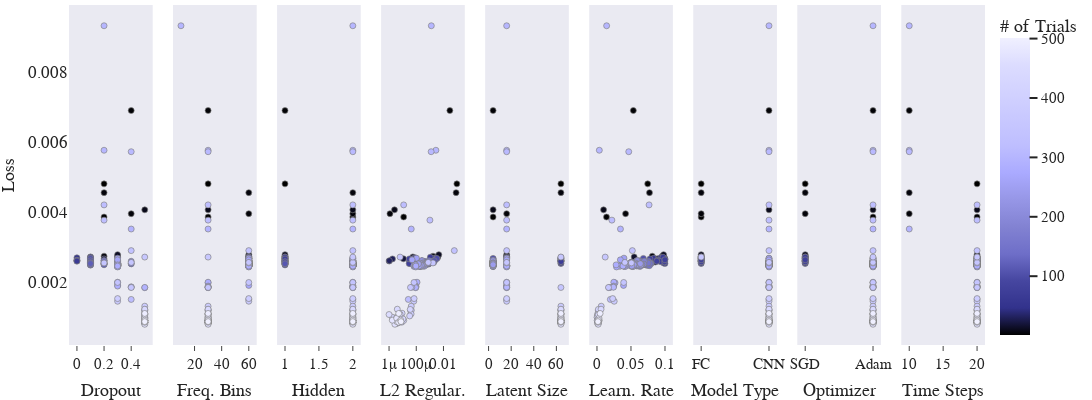

The notebook cell saved with this chart:
### Code cell
imp.reload(cplot)
fig=cplot.get_slice_plot(study,objective_value="Loss")
fig.update_layout(
    autosize=False,title_text='Loss vs Hyper-Parameter Slice Plot',title=None, title_x=0.5, title_y=0.98,
    template="seaborn",
    width=1100,height=400,
    font_family="Times New Roman",
    font_size=15,
    title_font_family="Times New Roman",
    title_font_size=30,
    margin=dict(l=0, t=5,r=1,  b=10),                                   
    )

fig.update_xaxes(showgrid=False,zeroline=False,tickangle=0, tickfont=dict(size=15),)

fig.update_yaxes(showgrid=False,tickangle=0, tickfont=dict(size=17),)

fig.update_traces(marker=dict(colorscale=icy))

with open("slice_plotround2.pdf", "wb") as f:
    f.write(scope.transform(fig, format="pdf", width=1100,height=420,))

fig

### Figure 1 — Plotly figure (JSON) as saved in the notebook; plotly's stock layout.template omitted (floating-point values rounded to 4 significant figures; data arrays with more than 128 entries replaced by an {"elided": "..."} marker saying what was removed)
{"data": [{"marker": {"color": {"elided": "208 int values"}, "colorbar": {"title": {"text": "# of Trials"}, "x": 1, "xpad": 15, "y": 0.5}, "colorscale": [[0, "rgb(0, 0, 0)"], [0.09091, "rgb(50,50,140)"], [0.1818, "rgb(70,70,160)"], [0.2727, "rgb(110,110,200)"], [0.3636, "rgb(130,130,210)"], [0.4545, "rgb(150,150,230)"], [0.5455, "rgb(170,170,255)"], [0.6364, "rgb(190,190,255)"], [0.7273, "rgb(200,200,255)"], [0.8182, "rgb(210,210,255)"], [0.9091, "rgb(220,220,255)"], [1, "rgb(240,240,255)"]], "line": {"color": "grey", "width": 0.65}, "showscale": true}, "mode": "markers", "showlegend": false, "type": "scatter", "x": {"elided": "208 float values"}, "xaxis": "x", "y": {"elided": "208 float values"}, "yaxis": "y"}, {"marker": {"color": {"elided": "208 int values"}, "colorbar": {"title": {"text": "# of Trials"}, "x": 1, "xpad": 15}, "colorscale": [[0, "rgb(0, 0, 0)"], [0.09091, "rgb(50,50,140)"], [0.1818, "rgb(70,70,160)"], [0.2727, "rgb(110,110,200)"], [0.3636, "rgb(130,130,210)"], [0.4545, "rgb(150,150,230)"], [0.5455, "rgb(170,170,255)"], [0.6364, "rgb(190,190,255)"], [0.7273, "rgb(200,200,255)"], [0.8182, "rgb(210,210,255)"], [0.9091, "rgb(220,220,255)"], [1, "rgb(240,240,255)"]], "line": {"color": "grey", "width": 0.65}, "showscale": false}, "mode": "markers", "showlegend": false, "type": "scatter", "x": {"elided": "208 int values"}, "xaxis": "x2", "y": {"elided": "208 float values"}, "yaxis": "y2"}, {"marker": {"color": {"elided": "208 int values"}, "colorbar": {"title": {"text": "# of Trials"}, "x": 1, "xpad": 15}, "colorscale": [[0, "rgb(0, 0, 0)"], [0.09091, "rgb(50,50,140)"], [0.1818, "rgb(70,70,160)"], [0.2727, "rgb(110,110,200)"], [0.3636, "rgb(130,130,210)"], [0.4545, "rgb(150,150,230)"], [0.5455, "rgb(170,170,255)"], [0.6364, "rgb(190,190,255)"], [0.7273, "rgb(200,200,255)"], [0.8182, "rgb(210,210,255)"], [0.9091, "rgb(220,220,255)"], [1, "rgb(240,240,255)"]], "line": {"color": "grey", "width": 0.65}, "showscale": false}, "mode": "markers", "showlegend": false, "type": "scatter", "x": {"elided": "208 int values"}, "xaxis": "x3", "y": {"elided": "208 float values"}, "yaxis": "y3"}, {"marker": {"color": {"elided": "208 int values"}, "colorbar": {"title": {"text": "# of Trials"}, "x": 1, "xpad": 15}, "colorscale": [[0, "rgb(0, 0, 0)"], [0.09091, "rgb(50,50,140)"], [0.1818, "rgb(70,70,160)"], [0.2727, "rgb(110,110,200)"], [0.3636, "rgb(130,130,210)"], [0.4545, "rgb(150,150,230)"], [0.5455, "rgb(170,170,255)"], [0.6364, "rgb(190,190,255)"], [0.7273, "rgb(200,200,255)"], [0.8182, "rgb(210,210,255)"], [0.9091, "rgb(220,220,255)"], [1, "rgb(240,240,255)"]], "line": {"color": "grey", "width": 0.65}, "showscale": false}, "mode": "markers", "showlegend": false, "type": "scatter", "x": {"elided": "208 float values"}, "xaxis": "x4", "y": {"elided": "208 float values"}, "yaxis": "y4"}, {"marker": {"color": {"elided": "208 int values"}, "colorbar": {"title": {"text": "# of Trials"}, "x": 1, "xpad": 15}, "colorscale": [[0, "rgb(0, 0, 0)"], [0.09091, "rgb(50,50,140)"], [0.1818, "rgb(70,70,160)"], [0.2727, "rgb(110,110,200)"], [0.3636, "rgb(130,130,210)"], [0.4545, "rgb(150,150,230)"], [0.5455, "rgb(170,170,255)"], [0.6364, "rgb(190,190,255)"], [0.7273, "rgb(200,200,255)"], [0.8182, "rgb(210,210,255)"], [0.9091, "rgb(220,220,255)"], [1, "rgb(240,240,255)"]], "line": {"color": "grey", "width": 0.65}, "showscale": false}, "mode": "markers", "showlegend": false, "type": "scatter", "x": {"elided": "208 int values"}, "xaxis": "x5", "y": {"elided": "208 float values"}, "yaxis": "y5"}, {"marker": {"color": {"elided": "208 int values"}, "colorbar": {"title": {"text": "# of Trials"}, "x": 1, "xpad": 15}, "colorscale": [[0, "rgb(0, 0, 0)"], [0.09091, "rgb(50,50,140)"], [0.1818, "rgb(70,70,160)"], [0.2727, "rgb(110,110,200)"], [0.3636, "rgb(130,130,210)"], [0.4545, "rgb(150,150,230)"], [0.5455, "rgb(170,170,255)"], [0.6364, "rgb(190,190,255)"], [0.7273, "rgb(200,200,255)"], [0.8182, "rgb(210,210,255)"], [0.9091, "rgb(220,220,255)"], [1, "rgb(240,240,255)"]], "line": {"color": "grey", "width": 0.65}, "showscale": false}, "mode": "markers", "showlegend": false, "type": "scatter", "x": {"elided": "208 float values"}, "xaxis": "x6", "y": {"elided": "208 float values"}, "yaxis": "y6"}, {"marker": {"color": {"elided": "208 int values"}, "colorbar": {"title": {"text": "# of Trials"}, "x": 1, "xpad": 15}, "colorscale": [[0, "rgb(0, 0, 0)"], [0.09091, "rgb(50,50,140)"], [0.1818, "rgb(70,70,160)"], [0.2727, "rgb(110,110,200)"], [0.3636, "rgb(130,130,210)"], [0.4545, "rgb(150,150,230)"], [0.5455, "rgb(170,170,255)"], [0.6364, "rgb(190,190,255)"], [0.7273, "rgb(200,200,255)"], [0.8182, "rgb(210,210,255)"], [0.9091, "rgb(220,220,255)"], [1, "rgb(240,240,255)"]], "line": {"color": "grey", "width": 0.65}, "showscale": false}, "mode": "markers", "showlegend": false, "type": "scatter", "x": {"elided": "208 str values"}, "xaxis": "x7", "y": {"elided": "208 float values"}, "yaxis": "y7"}, {"marker": {"color": {"elided": "208 int values"}, "colorbar": {"title": {"text": "# of Trials"}, "x": 1, "xpad": 15}, "colorscale": [[0, "rgb(0, 0, 0)"], [0.09091, "rgb(50,50,140)"], [0.1818, "rgb(70,70,160)"], [0.2727, "rgb(110,110,200)"], [0.3636, "rgb(130,130,210)"], [0.4545, "rgb(150,150,230)"], [0.5455, "rgb(170,170,255)"], [0.6364, "rgb(190,190,255)"], [0.7273, "rgb(200,200,255)"], [0.8182, "rgb(210,210,255)"], [0.9091, "rgb(220,220,255)"], [1, "rgb(240,240,255)"]], "line": {"color": "grey", "width": 0.65}, "showscale": false}, "mode": "markers", "showlegend": false, "type": "scatter", "x": {"elided": "208 str values"}, "xaxis": "x8", "y": {"elided": "208 float values"}, "yaxis": "y8"}, {"marker": {"color": {"elided": "208 int values"}, "colorbar": {"title": {"text": "# of Trials"}, "x": 1, "xpad": 15}, "colorscale": [[0, "rgb(0, 0, 0)"], [0.09091, "rgb(50,50,140)"], [0.1818, "rgb(70,70,160)"], [0.2727, "rgb(110,110,200)"], [0.3636, "rgb(130,130,210)"], [0.4545, "rgb(150,150,230)"], [0.5455, "rgb(170,170,255)"], [0.6364, "rgb(190,190,255)"], [0.7273, "rgb(200,200,255)"], [0.8182, "rgb(210,210,255)"], [0.9091, "rgb(220,220,255)"], [1, "rgb(240,240,255)"]], "line": {"color": "grey", "width": 0.65}, "showscale": false}, "mode": "markers", "showlegend": false, "type": "scatter", "x": {"elided": "208 int values"}, "xaxis": "x9", "y": {"elided": "208 float values"}, "yaxis": "y9"}], "layout": {"autosize": false, "font": {"family": "Times New Roman", "size": 15}, "height": 400, "margin": {"b": 10, "l": 0, "r": 1, "t": 5}, "title": {"font": {"family": "Times New Roman", "size": 30}, "x": 0.5, "y": 0.98}, "width": 1100, "xaxis": {"anchor": "y", "autorange": true, "domain": [0, 0.09136], "range": [-0.05795, 0.5579], "showgrid": false, "tickangle": 0, "tickfont": {"size": 15}, "ticks": "outside", "title": {"text": "Dropout"}, "type": "linear", "zeroline": false}, "xaxis2": {"anchor": "y2", "autorange": true, "domain": [0.1136, 0.2049], "range": [4.205, 65.79], "showgrid": false, "tickangle": 0, "tickfont": {"size": 15}, "ticks": "outside", "title": {"text": "Freq. Bins"}, "type": "linear", "zeroline": false}, "xaxis3": {"anchor": "y3", "autorange": true, "domain": [0.2272, 0.3185], "range": [0.8841, 2.116], "showgrid": false, "tickangle": 0, "tickfont": {"size": 15}, "ticks": "outside", "title": {"text": "Hidden"}, "type": "linear", "zeroline": false}, "xaxis4": {"anchor": "y4", "autorange": true, "domain": [0.3407, 0.4321], "range": [-6.578, -0.4363], "showgrid": false, "tickangle": 0, "tickfont": {"size": 15}, "ticks": "outside", "title": {"text": "L2 Regular."}, "type": "log", "zeroline": false}, "xaxis5": {"anchor": "y5", "autorange": true, "domain": [0.4543, 0.5457], "range": [-2.954, 70.95], "showgrid": false, "tickangle": 0, "tickfont": {"size": 15}, "ticks": "outside", "title": {"text": "Latent Size"}, "type": "linear", "zeroline": false}, "xaxis6": {"anchor": "y6", "autorange": true, "domain": [0.5679, 0.6593], "range": [-0.01132, 0.1115], "showgrid": false, "tickangle": 0, "tickfont": {"size": 15}, "ticks": "outside", "title": {"text": "Learn. Rate"}, "type": "linear", "zeroline": false}, "xaxis7": {"anchor": "y7", "autorange": true, "domain": [0.6815, 0.7728], "range": [-0.1159, 1.116], "showgrid": false, "tickangle": 0, "tickfont": {"size": 15}, "ticks": "outside", "title": {"text": "Model Type"}, "type": "category", "zeroline": false}, "xaxis8": {"anchor": "y8", "autorange": true, "domain": [0.7951, 0.8864], "range": [-0.1159, 1.116], "showgrid": false, "tickangle": 0, "tickfont": {"size": 15}, "ticks": "outside", "title": {"text": "Optimizer"}, "type": "category", "zeroline": false}, "xaxis9": {"anchor": "y9", "autorange": true, "domain": [0.9086, 1], "range": [8.841, 21.16], "showgrid": false, "tickangle": 0, "tickfont": {"size": 15}, "ticks": "outside", "title": {"text": "Time Steps"}, "type": "linear", "zeroline": false}, "yaxis": {"anchor": "x", "autorange": true, "domain": [0, 1], "range": [0.0002054, 0.009913], "showgrid": false, "tickangle": 0, "tickfont": {"size": 17}, "title": {"text": "Loss"}, "type": "linear"}, "yaxis2": {"anchor": "x2", "autorange": true, "domain": [0, 1], "matches": "y", "range": [0.0002054, 0.009913], "showgrid": false, "showticklabels": false, "tickangle": 0, "tickfont": {"size": 17}, "type": "linear"}, "yaxis3": {"anchor": "x3", "autorange": true, "domain": [0, 1], "matches": "y", "range": [0.0002054, 0.009913], "showgrid": false, "showticklabels": false, "tickangle": 0, "tickfont": {"size": 17}, "type": "linear"}, "yaxis4": {"anchor": "x4", "autorange": true, "domain": [0, 1], "matches": "y", "range": [0.0002054, 0.009913], "showgrid": false, "showticklabels": false, "tickangle": 0, "tickfont": {"size": 17}, "type": "linear"}, "yaxis5": {"anchor": "x5", "autorange": true, "domain": [0, 1], "matches": "y", "range": [0.0002054, 0.009913], "showgrid": false, "showticklabels": false, "tickangle": 0, "tickfont": {"size": 17}, "type": "linear"}, "yaxis6": {"anchor": "x6", "autorange": true, "domain": [0, 1], "matches": "y", "range": [0.0002054, 0.009913], "showgrid": false, "showticklabels": false, "tickangle": 0, "tickfont": {"size": 17}, "type": "linear"}, "yaxis7": {"anchor": "x7", "autorange": true, "domain": [0, 1], "matches": "y", "range": [0.0002054, 0.009913], "showgrid": false, "showticklabels": false, "tickangle": 0, "tickfont": {"size": 17}, "type": "linear"}, "yaxis8": {"anchor": "x8", "autorange": true, "domain": [0, 1], "matches": "y", "range": [0.0002054, 0.009913], "showgrid": false, "showticklabels": false, "tickangle": 0, "tickfont": {"size": 17}, "type": "linear"}, "yaxis9": {"anchor": "x9", "autorange": true, "domain": [0, 1], "matches": "y", "range": [0.0002054, 0.009913], "showgrid": false, "showticklabels": false, "tickangle": 0, "tickfont": {"size": 17}, "type": "linear"}}}
